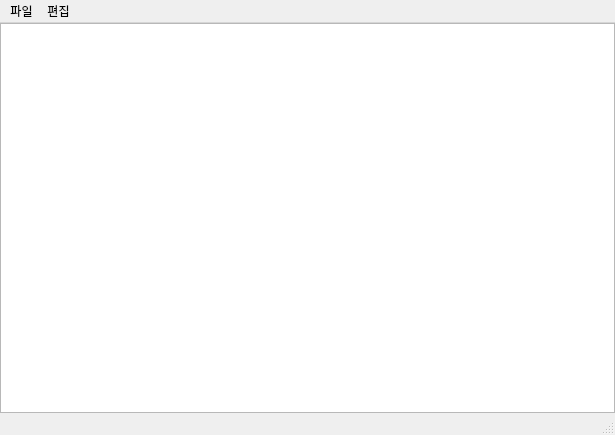
<?xml version="1.0" encoding="UTF-8"?>
<ui version="4.0">
 <class>MainWindow</class>
 <widget class="QMainWindow" name="MainWindow">
  <property name="geometry">
   <rect>
    <x>0</x>
    <y>0</y>
    <width>615</width>
    <height>435</height>
   </rect>
  </property>
  <property name="windowTitle">
   <string>Notepad</string>
  </property>
  <widget class="QWidget" name="centralwidget">
   <layout class="QGridLayout" name="gridLayout">
    <property name="leftMargin">
     <number>0</number>
    </property>
    <property name="topMargin">
     <number>0</number>
    </property>
    <property name="rightMargin">
     <number>0</number>
    </property>
    <property name="bottomMargin">
     <number>0</number>
    </property>
    <item row="0" column="0">
     <layout class="QGridLayout" name="gridLayout_2">
      <item row="0" column="0">
       <widget class="QPlainTextEdit" name="plainTextEdit"/>
      </item>
     </layout>
    </item>
   </layout>
  </widget>
  <widget class="QMenuBar" name="menubar">
   <property name="geometry">
    <rect>
     <x>0</x>
     <y>0</y>
     <width>615</width>
     <height>21</height>
    </rect>
   </property>
   <widget class="QMenu" name="menu_file">
    <property name="title">
     <string>파일</string>
    </property>
    <addaction name="action_open"/>
    <addaction name="action_save"/>
    <addaction name="action_saveas"/>
    <addaction name="action_close"/>
   </widget>
   <widget class="QMenu" name="menu_edit">
    <property name="title">
     <string>편집</string>
    </property>
    <addaction name="action_undo"/>
    <addaction name="separator"/>
    <addaction name="action_cut"/>
    <addaction name="action_copy"/>
    <addaction name="action_paste"/>
    <addaction name="separator"/>
    <addaction name="action_find"/>
    <addaction name="action_change"/>
    <addaction name="separator"/>
   </widget>
   <addaction name="menu_file"/>
   <addaction name="menu_edit"/>
  </widget>
  <widget class="QStatusBar" name="statusbar"/>
  <action name="action_save">
   <property name="text">
    <string>저장</string>
   </property>
   <property name="shortcut">
    <string>Ctrl+S</string>
   </property>
  </action>
  <action name="action_open">
   <property name="text">
    <string>열기</string>
   </property>
   <property name="shortcut">
    <string>Ctrl+O</string>
   </property>
  </action>
  <action name="action_saveas">
   <property name="text">
    <string>다른 이름으로 저장</string>
   </property>
   <property name="shortcut">
    <string>Ctrl+Shift+S</string>
   </property>
  </action>
  <action name="action_close">
   <property name="text">
    <string>끝내기</string>
   </property>
  </action>
  <action name="action_wrap">
   <property name="text">
    <string>자동 줄바꿈</string>
   </property>
  </action>
  <action name="action_undo">
   <property name="text">
    <string>실행 취소</string>
   </property>
   <property name="shortcut">
    <string>Ctrl+Z</string>
   </property>
  </action>
  <action name="action_cut">
   <property name="text">
    <string>잘라내기</string>
   </property>
   <property name="shortcut">
    <string>Ctrl+X</string>
   </property>
  </action>
  <action name="action_copy">
   <property name="text">
    <string>복사</string>
   </property>
   <property name="shortcut">
    <string>Ctrl+C</string>
   </property>
  </action>
  <action name="action_paste">
   <property name="text">
    <string>붙여넣기</string>
   </property>
   <property name="shortcut">
    <string>Ctrl+V</string>
   </property>
  </action>
  <action name="action_find">
   <property name="text">
    <string>찾기</string>
   </property>
   <property name="shortcut">
    <string>Ctrl+F</string>
   </property>
  </action>
  <action name="action_next_find">
   <property name="text">
    <string>다음 찾기</string>
   </property>
   <property name="shortcut">
    <string>F3</string>
   </property>
  </action>
  <action name="action_prev_find">
   <property name="text">
    <string>이전 찾기</string>
   </property>
   <property name="shortcut">
    <string>Shift+F3</string>
   </property>
  </action>
  <action name="action_change">
   <property name="text">
    <string>바꾸기</string>
   </property>
   <property name="shortcut">
    <string>Ctrl+H</string>
   </property>
  </action>
  <action name="action_go">
   <property name="text">
    <string>이동</string>
   </property>
   <property name="shortcut">
    <string>Ctrl+G</string>
   </property>
  </action>
  <action name="action_all_select">
   <property name="text">
    <string>모두 선택</string>
   </property>
   <property name="shortcut">
    <string>Ctrl+A</string>
   </property>
  </action>
  <action name="action_datetime">
   <property name="text">
    <string>시간/날짜</string>
   </property>
   <property name="shortcut">
    <string>F5</string>
   </property>
  </action>
  <action name="action_16">
   <property name="text">
    <string>글꼴</string>
   </property>
  </action>
  <action name="action_statusbar_view">
   <property name="text">
    <string>상태표시줄</string>
   </property>
  </action>
  <action name="action_zoom_in">
   <property name="text">
    <string>확대</string>
   </property>
   <property name="shortcut">
    <string>Ctrl+Shift+=</string>
   </property>
  </action>
  <action name="action_zoom_out">
   <property name="text">
    <string>축소</string>
   </property>
   <property name="shortcut">
    <string>Ctrl+-</string>
   </property>
  </action>
  <action name="action_zoom_restore">
   <property name="text">
    <string>기본값 복원</string>
   </property>
   <property name="shortcut">
    <string>Ctrl+0</string>
   </property>
  </action>
  <action name="action_help">
   <property name="text">
    <string>도움말 보기</string>
   </property>
  </action>
  <action name="action_info">
   <property name="text">
    <string>메모장 정보</string>
   </property>
  </action>
  <action name="actionFontSizeAdd">
   <property name="text">
    <string>확대하기</string>
   </property>
   <property name="shortcut">
    <string>Ctrl+=</string>
   </property>
  </action>
  <action name="actionFontSizeSubstract">
   <property name="text">
    <string>축소하기</string>
   </property>
   <property name="shortcut">
    <string>Ctrl+-</string>
   </property>
  </action>
 </widget>
 <resources/>
 <connections/>
</ui>
